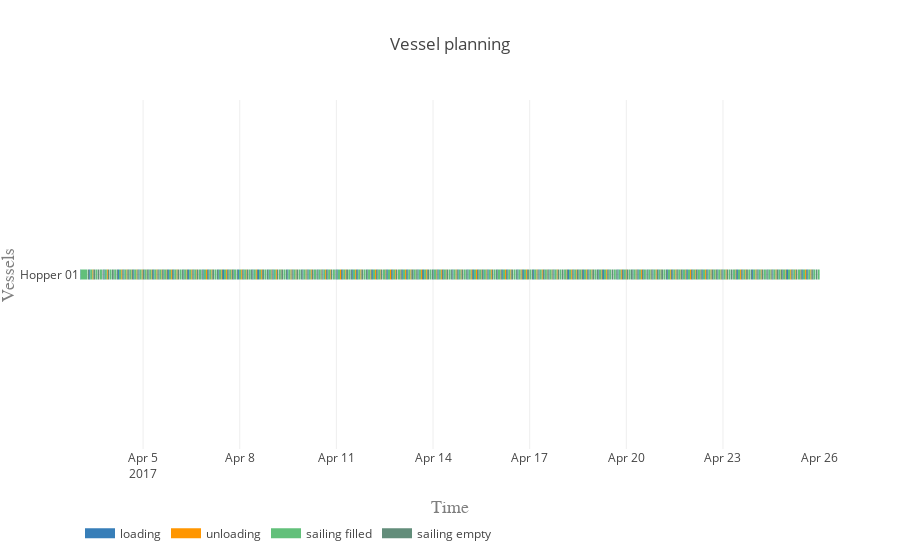

Here is the notebook cell this chart was saved with:
### Code cell
plot.vessel_planning(vessels, activities, colors)

### Figure 1 — Plotly figure (JSON) as saved in the notebook; plotly's stock layout.template omitted (floating-point values rounded to 4 significant figures; data arrays with more than 128 entries replaced by an {"elided": "..."} marker saying what was removed)
{"data": [{"connectgaps": false, "hoverinfo": "y+name", "line": {"color": "rgb(55,126,184)", "width": 10}, "mode": "lines", "name": "loading", "type": "scatter", "uid": "65d23738-87f0-40be-8172-7c2f7ae93032", "x": {"elided": "740 str values"}, "y": {"elided": "740 str values"}}, {"connectgaps": false, "hoverinfo": "y+name", "line": {"color": "rgb(255,150,0)", "width": 10}, "mode": "lines", "name": "unloading", "type": "scatter", "uid": "ff8833ea-6950-45ec-b67f-d9718ea21ab5", "x": {"elided": "740 str values"}, "y": {"elided": "740 str values"}}, {"connectgaps": false, "hoverinfo": "y+name", "line": {"color": "rgb(98, 192, 122)", "width": 10}, "mode": "lines", "name": "sailing filled", "type": "scatter", "uid": "e0968080-f8cd-44f0-b4a7-55c118c6e265", "x": {"elided": "740 str values"}, "y": {"elided": "740 str values"}}, {"connectgaps": false, "hoverinfo": "y+name", "line": {"color": "rgb(98, 141, 122)", "width": 10}, "mode": "lines", "name": "sailing empty", "type": "scatter", "uid": "81be0518-2dae-4975-9041-c3dfff9069f2", "x": {"elided": "735 str values"}, "y": {"elided": "735 str values"}}], "layout": {"hovermode": "closest", "legend": {"orientation": "h", "x": 0, "y": -0.2}, "title": {"text": "Vessel planning"}, "xaxis": {"range": ["2017-04-03 01:00:00", "2017-04-26 00:15:58.869756"], "title": {"font": {"color": "#7f7f7f", "family": "Courier New, monospace", "size": 18}, "text": "Time"}}, "yaxis": {"title": {"font": {"color": "#7f7f7f", "family": "Courier New, monospace", "size": 18}, "text": "Vessels"}}}}
